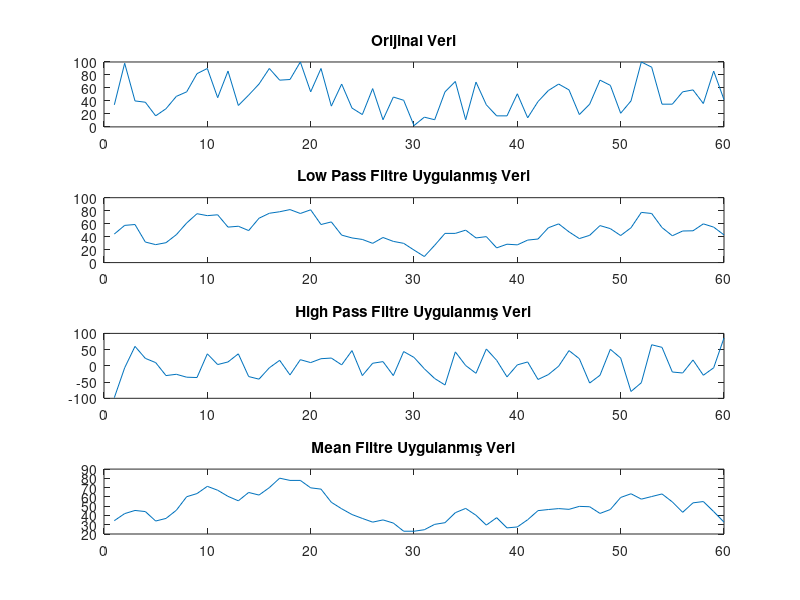

This figure's MATLAB source:


%y(n)=(1/(windowSize))*(x(n)+x(n−1)+...+x(n−(windowSize−1)))  matematiksel formülüdür

%windowWidth = 11;   %kernel boyutunu ayarlıyoruz        
%kernel = ones(1, windowWidth)/WindowWidth;                %Bu kodda temelde kernel filtresinin kodudur.
%lowPassFilteredSignal = conv(dataList, kernel, 'same');

%{--------------------------------------------------------------------------------------------------------------------------------}%


% 0 ile 100 arasında rastgele değerler içeren sensorData oluşturma
dataList = randi([0, 100], 60, 1);

% Low pass filtresi oluşturma
lowPassFiltre =  [1, 1, 1]/3;
% basit bir sonlu impulse response filtresi (FIR filtresi) olarak ifade edilebilir
% Gauss Filtresi olarak sınıflandırılabileceğini belirtebilirim. Bu filtreler, düşük frekans 
% bileşenlerini güçlü bir şekilde geçirirken yüksek frekans bileşenlerini sınırlayarak gürültüyü azaltma amacıyla kullanılırlar.

% High pass filtresi oluşturma
highPassFiltre = [-1, 0, 1]/1; 
%Laplacian filtresi olduğunu görebiliriz. Laplacian filtreler, kenar tespiti ve vurgulama amacıyla kullanılırken, 
% düzeltilmiş Laplacian filtreleri kenarları daha net bir şekilde vurgulamak için kullanılır.

meanFiltre = [1,1,1,1,1]/5;
% Bu tür bir filtrenin tipik olarak "Mean Filtresi" kategorisine girmektedir
% ve Ortalama filtreler, basitçe veri içerisindeki bir pencerenin (filtre boyutu) ortalamasını alarak düşük frekanslı 
% bileşenleri korurken, yüksek frekanslı bileşenleri azaltmak için kullanılırlar.

% Filtreleri uygulayarak sensorData'yı işleme
lowPassSonuc = conv(dataList, lowPassFiltre, 'same');
highPassSonuc = conv(dataList, highPassFiltre, 'same');
meanSonuc = conv(dataList, meanFiltre, 'same');

% Subplot ile grafikleri görselleştirme
subplot(4, 1, 1);
plot(dataList);
title('Orijinal Veri');

subplot(4, 1, 2);
plot(lowPassSonuc);
title('Low Pass Filtre Uygulanmış Veri');

subplot(4, 1, 3);
plot(highPassSonuc);
title('High Pass Filtre Uygulanmış Veri');

subplot(4, 1, 4);
plot(meanSonuc);
title('Mean Filtre Uygulanmış Veri');
